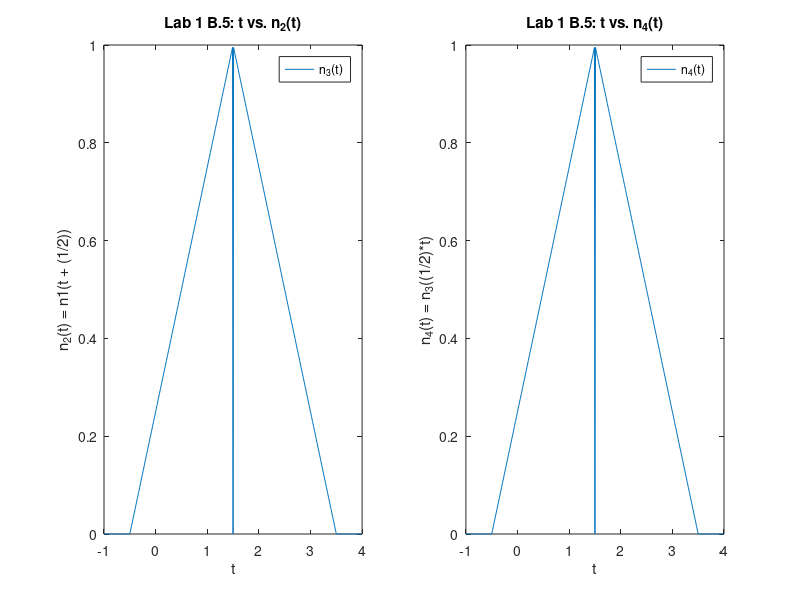

MATLAB code to generate this figure:
% Pre-run clearing
clc;   %Clear command window
clf;   %Clear figure window
clear; %Clear variables from RAM

% From Lab1_B1.m
p = @(t) 1.0.*((t>=0)&(t<1));

% From Lab1_B2.m
r = @(t) t.*p(t);
n = @(t) r(t) + r(-t + 2);

% From Lab1_B3.m
n_1 = @(t) n(0.5 .* t);
n_2 = @(t) n_1(t + 0.5);

% From Lab1_B4.m
n_3 = @(t) n(t + 0.25);
n_4 = @(t) n_3(0.5 .* t);

% Define x-axes t from -1 to 4 by step 0.01
t = (-1:0.01:4); 

% Create subplot - 1 row, 2 cols, position 1
subplot(1,2,1);
plot(t, n_2(t));

% Set labels
xlabel('t'); 
ylabel('n_2(t) = n1(t + (1/2))');
title('Lab 1 B.5: t vs. n_2(t)');
legend('n_3(t)')

% Create subplot - 1 row, 2 cols, position 2
subplot(1,2,2);
plot(t, n_4(t));

% Set labels
xlabel('t'); 
ylabel('n_4(t) = n_3((1/2)*t)');
title('Lab 1 B.5: t vs. n_4(t)');
legend('n_4(t)')
